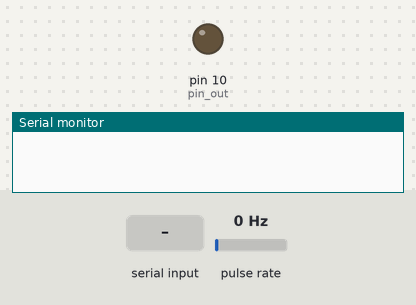
This sketch was run on a simulated Arduino Uno, built with avr-gcc and run on an emulated ATmega328P. Shown: output pins drawn as LEDs (lit = HIGH), the last lines printed to the serial monitor. Wiring (inferred from the names in the program): pulse sensor: data pin 2. The test bench sets the inputs (shaded band); at power-on: pulse rate 0 Hz.

Above: at 1.2 s.
1.3 s: pulse rate (sensor on pin 2) set to 2 Hz
At 2.7 s:
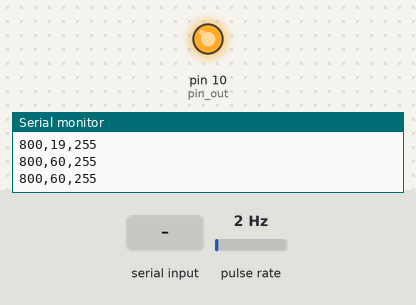
3.0 s: "90,45\n" received over Serial
At 4.1 s:
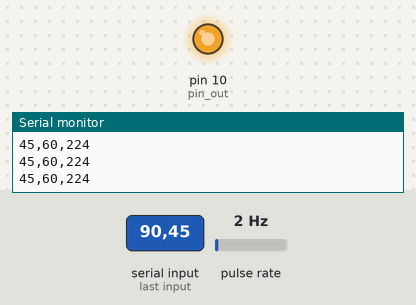
4.5 s: pulse rate (sensor on pin 2) set to 4 Hz
At 7.1 s:
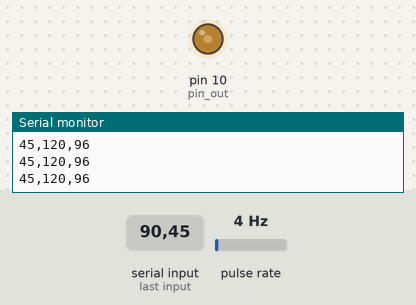
7.5 s: pulse rate (sensor on pin 2) set to 100 Hz
10.5 s: "30,150\n" received over Serial
At 11.0 s:
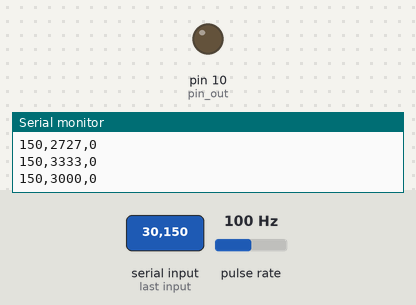
Timing chart, 0 to 13.0 s (numbered marks = the images above; inputs shaded):
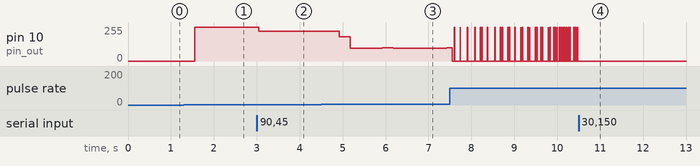

Measured:
- the behaviour switches between 0 and 1 Hz on pulse rate (sensor on pin 2) (found by bisection; images 0 and 1)
- after the input at 1.3 s, pin 10 (pin_out): 0/255 → 255/255 after 0.25 s
- after the input at 3.0 s, pin 10 (pin_out): 255/255 → 224/255 after 0.05 s
- after the input at 4.5 s, pin 10 (pin_out): 224/255 → 181/255 after 0.43 s, → 96/255 0.25 s later, → 98/255 0.75 s later, → 96/255 0.25 s later, … (5 changes in this stretch)
- after the input at 10.5 s, pin 10 (pin_out): stops changing and stays 0/255

The sketch:

encoderV5.ino
```cpp
// Pinout Connections
int encoder_pin = 2;
int pin_out = 10;

// Speed variables
unsigned int ref = 800; //rpm
int rpm = 0;
int out = 0;//pwm voltage

// Controller variables
int ki = 0.0001;
int kp = 10;

// Time calculation variables.
unsigned int encoder_factor = 30000;//60*1000/2; //*time[ms]
unsigned int tiempo = 0;
unsigned int timeold = 0;
unsigned int timenow = 0;

void setup(){
   Serial.begin(115200);
   Serial.setTimeout(100);
   pinMode(encoder_pin, INPUT);
   attachInterrupt(0, counter, RISING);
}

void loop(){
  if(Serial.available()){
    ref = Serial.parseInt();
    if(ref>900){ref=900;}
    while(Serial.available()){Serial.read();}
    //Serial.read();
    //Serial.println(ref);
    //Serial.flush();
  }
}

void counter(){
    if(digitalRead(encoder_pin)) {
      noInterrupts();
        salidaMot(rpmMod(tiempoPasaoMillis()));
      interrupts();
    }
}

int tiempoPasaoMillis(){
   timenow = millis();
   tiempo = timenow-timeold;
   timeold = timenow;
   return tiempo;
}

int rpmMod(float tiemp){
  rpm = encoder_factor/tiemp;
  return (kp+tiemp*ki)*(-ref+rpm); //Error * Controlador
}

void salidaMot(int rpmAj){
  if(rpmAj>1200){rpmAj=1200;}
  if(rpmAj<0){rpmAj=0;}
  out = map(rpmAj,0,1200,255,0);
  analogWrite(pin_out,out);     //Salida a la Planta

  printVars();
}

void printVars(){
  Serial.print(ref);
  Serial.print(",");
  Serial.print(rpm);
  //Serial.print(",");
// Serial.print(rpmObj);
  Serial.print(",");
  Serial.println(out);
}
```
